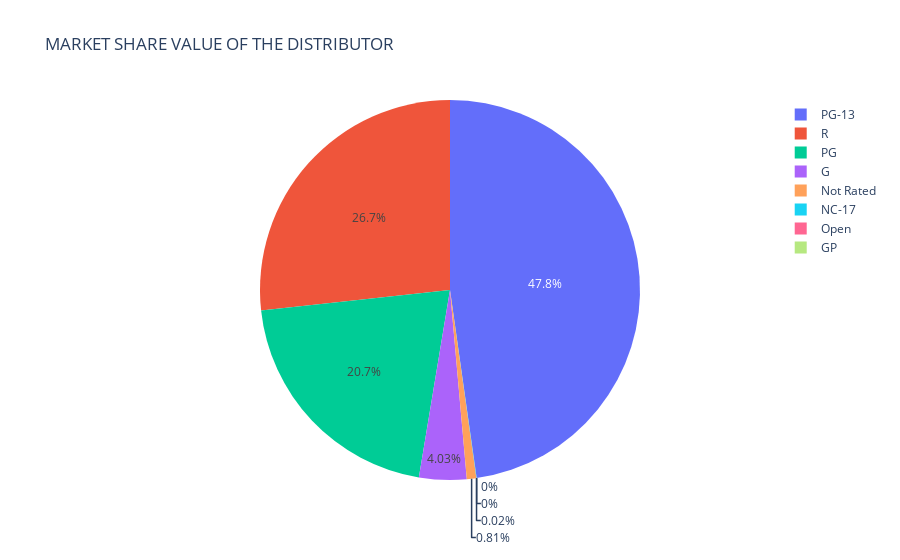

Notebook code cell kept with this figure:
### Markdown cell above
MPAA VS MARKET SHARE

### Code cell
fourth_data_x =rate_data['MPAA RATINGS']
fourth_data_y=rate_data['MARKET SHARE']
# fourth_graph_data = pd.DataFrame(dict(MPAA=fourth_data_x,MARKET_SHARE=fourth_data_y))
fourth_graph = px.pie(rate_data,values=fourth_data_y,names=fourth_data_x,title='MARKET SHARE VALUE OF THE DISTRIBUTOR')
fourth_graph.show()

### Figure 1 — Plotly figure (JSON) as saved in the notebook; plotly's stock layout.template omitted (floating-point values rounded to 4 significant figures)
{"data": [{"domain": {"x": [0, 1], "y": [0, 1]}, "hovertemplate": "MPAA RATINGS=%{label}<br>MARKET SHARE=%{value}<extra></extra>", "labels": ["PG-13", "R", "PG", "G", "Not Rated", "NC-17", "Open", "GP"], "legendgroup": "", "name": "", "showlegend": true, "type": "pie", "values": [47.75, 26.71, 20.66, 4.03, 0.81, 0.02, 0, 0]}], "layout": {"autosize": true, "legend": {"tracegroupgap": 0}, "title": {"text": "MARKET SHARE VALUE OF THE DISTRIBUTOR"}}}
